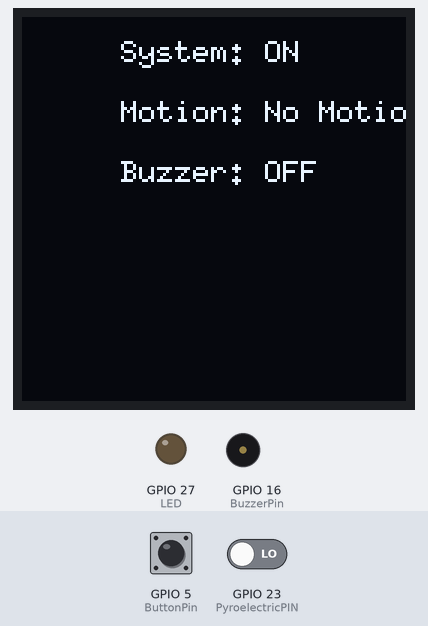
Simulated run of this sketch. Board: ESP32. On the bench: 128×128 one-colour display, output pins drawn as LEDs (lit = HIGH), buzzer (waves = sounding). The test bench sets the inputs (shaded band); at power-on: GPIO 23 (PyroelectricPIN) LOW, GPIO 5 (ButtonPin) HIGH. What the sketch prints to the serial monitor is not drawn.

Above: at 1.3 s.
1.4 s: GPIO 23 (PyroelectricPIN) driven HIGH
At 3.4 s:
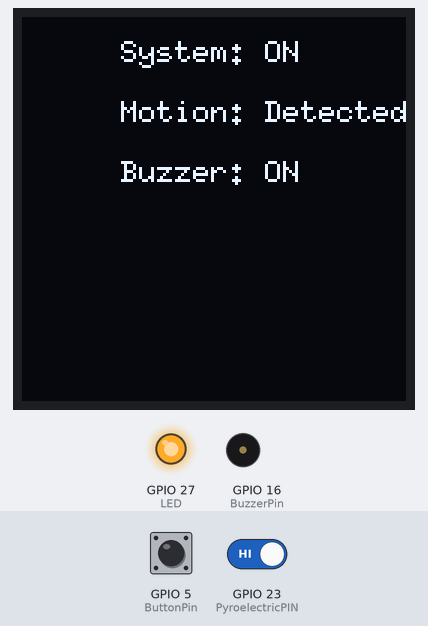
4.4 s: GPIO 5 (ButtonPin) pulled LOW for 1 s
At 6.6 s:
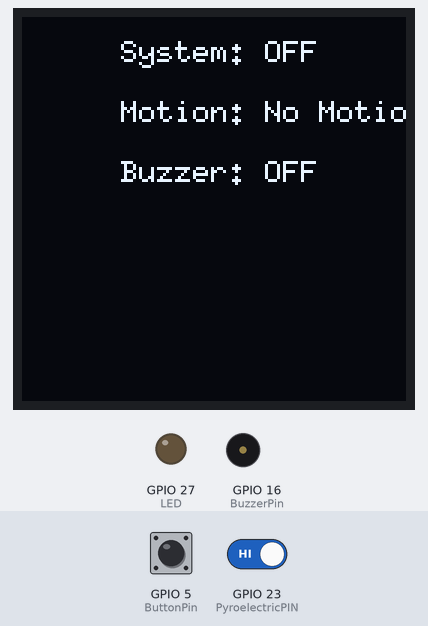
6.9 s: GPIO 5 (ButtonPin) pulled LOW for 0.3 s
At 7.8 s:
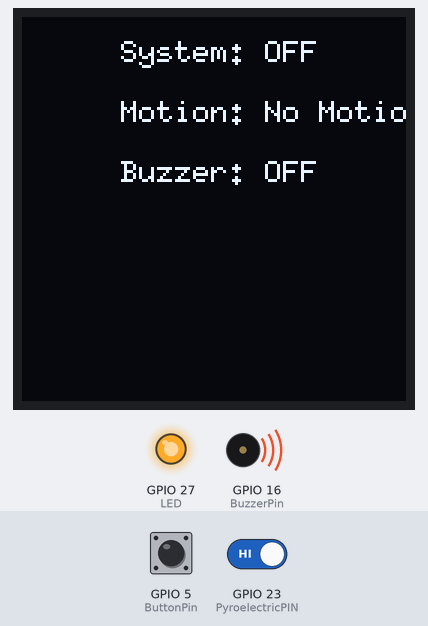
8.7 s: GPIO 5 (ButtonPin) pulled LOW for 3.2 s
At 9.7 s:
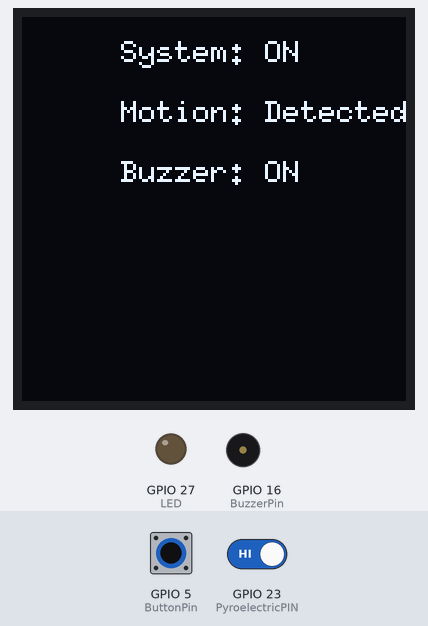
13.4 s: GPIO 5 (ButtonPin) pulsed LOW 5 times (0.12 s each, 0.3 s apart)
At 15.9 s:
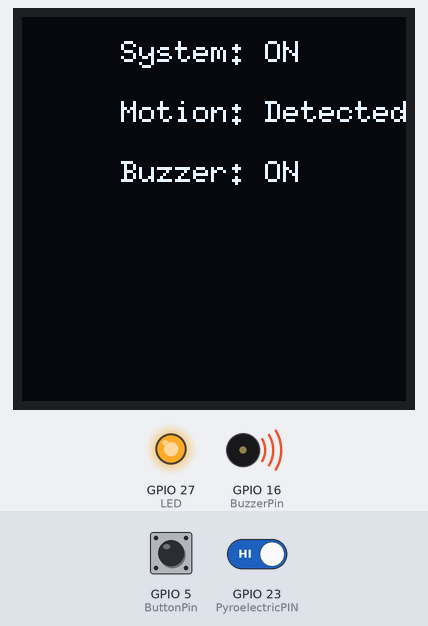
16.4 s: GPIO 23 (PyroelectricPIN) driven LOW
At 17.7 s:
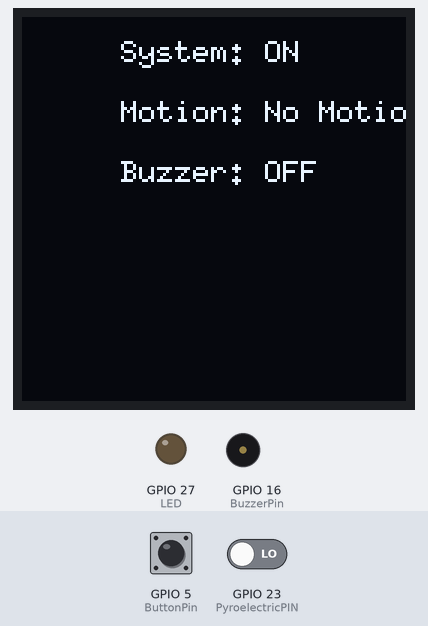
Timing chart, 0 to 19.0 s (numbered marks = the images above; inputs shaded):
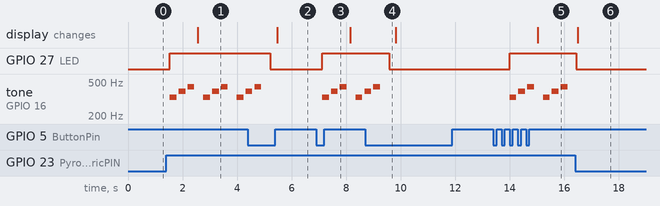

The sketch:

pir_lcd.ino
```cpp
#include <Wire.h>
#include <U8g2lib.h>

#define PyroelectricPIN 23
#define LED 27
#define BuzzerPin 16
#define ButtonPin 5

// System flags
bool systemOn = true;
bool lastButtonState = HIGH;
bool buzzerState = false;

// OLED setup
U8G2_SH1107_128X128_F_HW_I2C u8g2(U8G2_R0, U8X8_PIN_NONE);

// ---- Fake setTextSize for U8g2 ----
void setTextSize(float sizeLevel) {
  if (sizeLevel <= 1.0) u8g2.setFont(u8g2_font_6x10_tr);
  else if (sizeLevel <= 1.5) u8g2.setFont(u8g2_font_ncenB14_tr);
  else if (sizeLevel <= 2.5) u8g2.setFont(u8g2_font_logisoso20_tr);
  else u8g2.setFont(u8g2_font_logisoso28_tr);
}

// ---- Buzzer melody ----
#define NOTE_E4 330
#define NOTE_G4 392
#define NOTE_A4 440

int melody[] = {NOTE_E4, NOTE_G4, NOTE_A4};
int noteDurations[] = {4, 4, 4};

void playBuzzer() {
  for (int i = 0; i < sizeof(melody)/sizeof(int); i++) {
    int noteDuration = 1000 / noteDurations[i];
    tone(BuzzerPin, melody[i], noteDuration);
    delay(noteDuration * 1.3);
    noTone(BuzzerPin);
  }
}

void setup() {
  Serial.begin(9600);

  pinMode(PyroelectricPIN, INPUT);
  pinMode(LED, OUTPUT);
  pinMode(BuzzerPin, OUTPUT);
  pinMode(ButtonPin, INPUT_PULLUP);

  noTone(BuzzerPin);

  u8g2.begin();
}

void loop() {
  // ---- BUTTON TO TOGGLE SYSTEM ----
  bool buttonState = digitalRead(ButtonPin);
  if (lastButtonState == HIGH && buttonState == LOW) {
    systemOn = !systemOn;
    if (!systemOn) {
      digitalWrite(LED, LOW);
      noTone(BuzzerPin);
      buzzerState = false;
    }
    delay(200); // debounce
  }
  lastButtonState = buttonState;

  int ReadValue = digitalRead(PyroelectricPIN);

  if (systemOn && ReadValue) {
    // Motion detected
    Serial.println("Someone");
    digitalWrite(LED, HIGH);
    buzzerState = true;
    playBuzzer();
  } else {
    // No motion or system OFF
    Serial.println("No one");
    digitalWrite(LED, LOW);
    buzzerState = false;
    noTone(BuzzerPin);
  }

  // ---- OLED DISPLAY ----
  char line1[32], line2[32], line3[32];
  sprintf(line1, "System: %s", systemOn ? "ON" : "OFF");
  sprintf(line2, "Motion: %s", (ReadValue && systemOn) ? "Detected" : "No Motion");
  sprintf(line3, "Buzzer: %s", buzzerState ? "ON" : "OFF");

  u8g2.clearBuffer();
  setTextSize(1);
  u8g2.drawStr(33, 15, line1);
  u8g2.drawStr(33, 35, line2);
  u8g2.drawStr(33, 55, line3);
  u8g2.sendBuffer();

  delay(200);
}
```

Measured:
- after the input at 1.4 s, GPIO 27 (LED): LOW → HIGH after 0.14 s; tone on GPIO 16 (BuzzerPin): silent → 330 Hz after 0.14 s, then repeats every 1.2 s: silent 0.08 s, 392 Hz 0.25 s, silent 0.08 s, 440 Hz 0.25 s, silent 0.33 s, 330 Hz 0.25 s; the display: changes after 1.2 s (image 1)
- after the input at 4.4 s, GPIO 27 (LED): HIGH → LOW after 0.82 s; tone on GPIO 16 (BuzzerPin): goes on until 4.9 s, then stays silent; the display: changes after 1.1 s (image 2)
- after the input at 6.9 s, GPIO 27 (LED): LOW → HIGH after 0.22 s; tone on GPIO 16 (BuzzerPin): plays 330 Hz for 0.25 s, 392 Hz for 0.25 s, 440 Hz for 0.25 s, 330 Hz for 0.25 s, 392 Hz for 0.02 s, starting after 0.22 s
- after the input at 8.7 s, GPIO 27 (LED): HIGH → LOW after 0.88 s; tone on GPIO 16 (BuzzerPin): goes on until 9.3 s, then stays silent
- after the input at 13.4 s, GPIO 27 (LED): LOW → HIGH after 0.60 s; tone on GPIO 16 (BuzzerPin): plays 330 Hz for 0.25 s, 392 Hz for 0.25 s, 440 Hz for 0.25 s, 330 Hz for 0.25 s, 392 Hz for 0.25 s, 440 Hz for 0.25 s, starting after 0.60 s; the display: changes after 1.6 s (image 5)
- after the input at 16.4 s, GPIO 27 (LED): HIGH → LOW after 0.05 s; tone on GPIO 16 (BuzzerPin): stops changing and stays silent; the display: changes after 0.10 s (image 6)
